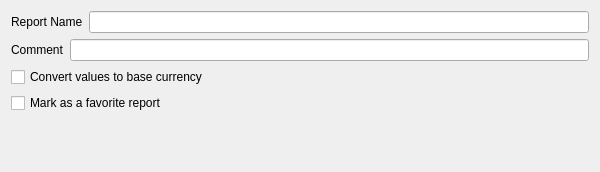
<?xml version="1.0" encoding="UTF-8"?>
<ui version="4.0" stdsetdef="1">
  <author></author>
  <comment></comment>
  <exportmacro></exportmacro>
  <class>kMyMoneyReportConfigTab1Decl</class>
  <widget class="QWidget" name="kMyMoneyReportConfigTab1Decl">
    <property name="geometry">
      <rect>
        <x>0</x>
        <y>0</y>
        <width>600</width>
        <height>172</height>
      </rect>
    </property>
    <property name="windowTitle">
      <string>Report Tab</string>
    </property>
    <property name="toolTip" stdset="0">
      <string/>
    </property>
    <property name="whatsThis" stdset="0">
      <string>&lt;p&gt;On this tab, you set the basic properties of this report.&lt;/p&gt;</string>
    </property>
    <layout class="QVBoxLayout">
      <item>
        <layout class="QHBoxLayout">
          <item>
            <widget class="QLabel" name="textLabel6">
              <property name="text">
                <string>Report Name</string>
              </property>
              <property name="wordWrap">
                <bool>false</bool>
              </property>
            </widget>
          </item>
          <item>
            <widget class="KLineEdit" name="m_editName">
              <property name="toolTip" stdset="0">
                <string>&lt;p&gt;Choose a name for this report.&lt;/p&gt;</string>
              </property>
            </widget>
          </item>
        </layout>
      </item>
      <item>
        <layout class="QHBoxLayout">
          <item>
            <widget class="QLabel" name="textLabel7">
              <property name="text">
                <string>Comment</string>
              </property>
              <property name="wordWrap">
                <bool>false</bool>
              </property>
            </widget>
          </item>
          <item>
            <widget class="KLineEdit" name="m_editComment">
              <property name="toolTip" stdset="0">
                <string>&lt;p&gt;Enter a comment to help you remember the details of this report.&lt;/p&gt;</string>
              </property>
            </widget>
          </item>
        </layout>
      </item>
      <item>
        <widget class="QCheckBox" name="m_checkCurrency">
          <property name="text">
            <string>Convert values to base currency</string>
          </property>
          <property name="toolTip" stdset="0">
            <string comment="Convert 'em!!">&lt;p&gt;Select this option to convert all values in the report to your base currency.&lt;/p&gt;&lt;p&gt;Leave it unchecked if you would like to see values in their original currency.&lt;/p&gt;&lt;p&gt;If currencies are not converted, then subtotals will not be shown.&lt;/p&gt;</string>
          </property>
        </widget>
      </item>
      <item>
        <widget class="QCheckBox" name="m_checkFavorite">
          <property name="text">
            <string>Mark as a favorite report</string>
          </property>
          <property name="toolTip" stdset="0">
            <string>&lt;p&gt;Select this option to notate this report as one of your favorites.&lt;/p&gt;&lt;p&gt;All your favorite reports are grouped in one place on the report list for easy access.&lt;/p&gt;</string>
          </property>
        </widget>
      </item>
      <item>
        <spacer name="spacer15">
          <property name="sizeHint">
            <size>
              <width>20</width>
              <height>20</height>
            </size>
          </property>
          <property name="sizeType">
            <enum>QSizePolicy::Expanding</enum>
          </property>
          <property name="orientation">
            <enum>Qt::Vertical</enum>
          </property>
        </spacer>
      </item>
    </layout>
  </widget>
  <layoutdefault spacing="6" margin="11"/>
  <customwidgets>
    <customwidget>
      <class>KLineEdit</class>
      <extends>QLineEdit</extends>
      <header location="global">klineedit.h</header>
    </customwidget>
  </customwidgets>
  </ui>
